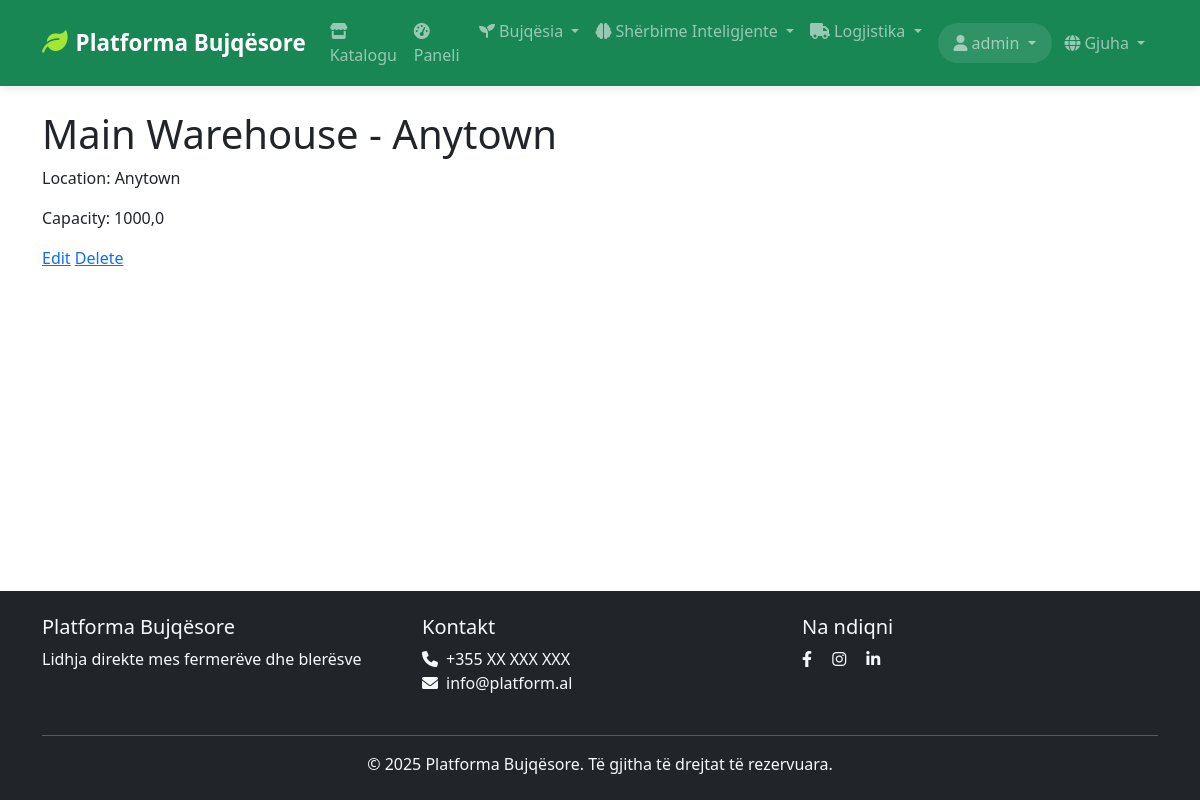
/sq/logistics/warehouses/1/ (signed in), run on the app's committed database.
### logistics/models.py (models this page shows, shortened)
class Warehouse(models.Model):
    SECURITY_LEVELS = [
        ('low', _('Low')),
        ('medium', _('Medium')),
        ('high', _('High')),
        ('maximum', _('Maximum')),
    ]
    warehouse_id = models.AutoField(primary_key=True)
    company = models.ForeignKey(TransportCompany, on_delete=models.CASCADE, related_name='warehouses')
    name = models.CharField(max_length=100, verbose_name=_('Name'))
    name_en = models.CharField(max_length=100, verbose_name=_('Name'), null=True, blank=True)
    name_sq = models.CharField(max_length=100, verbose_name=_('Name'), null=True, blank=True)
    location = models.CharField(max_length=100, verbose_name=_('Location'))
    location_en = models.CharField(max_length=100, verbose_name=_('Location'), null=True, blank=True)
    location_sq = models.CharField(max_length=100, verbose_name=_('Location'), null=True, blank=True)
    address = models.TextField(verbose_name=_('Address'))
    address_en = models.TextField(verbose_name=_('Address'), null=True, blank=True)
    address_sq = models.TextField(verbose_name=_('Address'), null=True, blank=True)
    capacity = models.FloatField(validators=[MinValueValidator(0)], verbose_name=_('Capacity (m³)'))
    current_utilization = models.FloatField(default=0, validators=[MinValueValidator(0)], verbose_name=_('Current Utilization (m³)'))
    manager = models.CharField(max_length=100, verbose_name=_('Manager'))
    manager_en = models.CharField(max_length=100, verbose_name=_('Manager'), null=True, blank=True)
    manager_sq = models.CharField(max_length=100, verbose_name=_('Manager'), null=True, blank=True)
    contact_phone = models.CharField(max_length=20, verbose_name=_('Contact Phone'))
    is_active = models.BooleanField(default=True, verbose_name=_('Is Active'))
    temperature_controlled = models.BooleanField(default=False, verbose_name=_('Temperature Controlled'))
    security_level = models.CharField(max_length=50, choices=SECURITY_LEVELS, default='medium', verbose_name=_('Security Level'))
    class Meta:
        verbose_name = _('Warehouse')
        verbose_name_plural = _('Warehouses')
    def __str__(self):
        return f"{self.name} - {self.location}"

### logistics/views.py (the view)
# urls.py: path('warehouses/<int:pk>/', views.WarehouseDetailView.as_view(), name='warehouse_detail'),
class WarehouseDetailView(LoginRequiredMixin, DetailView):
    model = Warehouse
    template_name = 'logistics/warehouse_detail.html'
    context_object_name = 'warehouse'
    def get_context_data(self, **kwargs):
        context = super().get_context_data(**kwargs)
        context['inbound_shipments'] = self.object.inbound_shipments.all()
        context['outbound_shipments'] = self.object.outbound_shipments.all()
        return context

### core/context_processors.py (called while the page is built)
def site_context(request):
    context = {
        'site_name': 'Platforma Bujqësore',
        'site_description': 'Platforma moderne për fermerët dhe blerësit',
        'current_site': Site.objects.get_current() if hasattr(Site, 'objects') else None,
    }
    if hasattr(request, 'user') and request.user.is_authenticated:
        try:
            from marketplace.models import Cart
            cart = Cart.objects.filter(user=request.user).first()
            context['cart_item_count'] = cart.item_count if cart else 0
        except:
            context['cart_item_count'] = 0
    else:
        context['cart_item_count'] = 0
    return context

### marketplace/models.py (called while the page is built)
    @property
    def item_count(self):
        return self.items.count()

### templates/logistics/warehouse_detail.html (shortened to what this page needs)
{% extends 'base.html' %}
{% block content %}
<h1>{{ warehouse }}</h1>
  <p>Location: {{ warehouse.location }}</p>
  <p>Capacity: {{ warehouse.capacity }}</p>
  <a href="{% url 'logistics:warehouse_update' pk=warehouse.pk %}">Edit</a>
  <a href="{% url 'logistics:warehouse_delete' pk=warehouse.pk %}">Delete</a>
{% endblock %}

### templates/base.html (shortened to what this page needs)
<!DOCTYPE html>
<html lang="sq">
<head>
    {% load i18n %}
    <link href="https://cdn.jsdelivr.net/npm/bootstrap@5.3.0/dist/css/bootstrap.min.css" rel="stylesheet">
    <link href="https://cdnjs.cloudflare.com/ajax/libs/font-awesome/6.0.0/css/all.min.css" rel="stylesheet">
    {% load static %}
    <link href="{% static 'css/style.css' %}" rel="stylesheet">
</head>
<body>
    <nav class="navbar navbar-expand-lg navbar-dark bg-success">
        <div class="container">
            <a class="navbar-brand" href="{% url 'home' %}">
                <i class="fas fa-leaf me-2"></i>{% trans "Platforma Bujqësore" %}
            </a>
            <div class="collapse navbar-collapse" id="navbarNav">
                <ul class="navbar-nav me-auto">
                    <li class="nav-item">
                        <a class="nav-link" href="{% url 'product:list' %}">
                            <i class="fas fa-store me-1"></i>{% trans "Katalogu" %}
                        </a>
                    </li>
                    {% if user.is_authenticated %}
                        {% if user.farmer_profile %}
                            <li class="nav-item">
                                <a class="nav-link" href="{% url 'farmer:dashboard' %}">
                                    <i class="fas fa-tachometer-alt me-1"></i>{% trans "Paneli" %}
                                </a>
                            </li>
                            <li class="nav-item dropdown">
                                <a class="nav-link dropdown-toggle" href="#" id="farmerDropdown" role="button" data-bs-toggle="dropdown">
                                    <i class="fas fa-seedling me-1"></i>{% trans "Bujqësia" %}
                                </a>
                            </li>
                            <li class="nav-item dropdown">
                                <a class="nav-link dropdown-toggle" href="#" id="smartServicesDropdown" role="button" data-bs-toggle="dropdown">
                                    <i class="fas fa-brain me-1"></i>{% trans "Shërbime Inteligjente" %}
                                </a>
                            </li>
                        {% endif %}
                        <li class="nav-item dropdown">
                            <a class="nav-link dropdown-toggle" href="#" id="logisticsDropdown" role="button" data-bs-toggle="dropdown">
                                <i class="fas fa-truck me-1"></i>{% trans "Logjistika" %}
                            </a>
                        </li>
                    {% endif %}
                </ul>
                <ul class="navbar-nav">
                    {% if user.is_authenticated %}
                        <li class="nav-item dropdown">
                            <a class="nav-link dropdown-toggle" href="#" id="userDropdown" role="button" data-bs-toggle="dropdown">
                                <i class="fas fa-user me-1"></i>{{ user.get_full_name|default:user.username }}
                            </a>
                        </li>
                        <li class="nav-item dropdown">
                            <a class="nav-link dropdown-toggle" href="#" id="languageDropdown" role="button" data-bs-toggle="dropdown">
                                <i class="fas fa-globe me-1"></i>{% trans "Gjuha" %}
                            </a>
                        </li>
                    {% endif %}
                </ul>
            </div>
        </div>
    </nav>
    <main class="container py-4">
        {% block content %}
        {% endblock %}
    </main>
    <footer class="bg-dark text-light py-4 mt-5">
        <div class="container">
            <div class="row">
                <div class="col-md-4">
                    <h5>{% trans "Platforma Bujqësore" %}</h5>
                    <p>{% trans "Lidhja direkte mes fermerëve dhe blerësve" %}</p>
                </div>
                <div class="col-md-4">
                    <h5>{% trans "Kontakt" %}</h5>
                    <ul class="list-unstyled">
                        <li><i class="fas fa-phone me-2"></i>+355 XX XXX XXX</li>
                        <li><i class="fas fa-envelope me-2"></i>info@platform.al</li>
                    </ul>
                </div>
                <div class="col-md-4">
                    <h5>{% trans "Na ndiqni" %}</h5>
                    <div class="social-links">
                        <a href="#" class="text-light me-3"><i class="fab fa-facebook-f"></i></a>
                        <a href="#" class="text-light me-3"><i class="fab fa-instagram"></i></a>
                        <a href="#" class="text-light"><i class="fab fa-linkedin-in"></i></a>
                    </div>
                </div>
            </div>
            <hr class="mt-4">
            <div class="text-center">
                <p class="mb-0">&copy; {% now "Y" %} {% trans "Platforma Bujqësore" %}. {% trans "Të gjitha të drejtat të rezervuara." %}</p>
            </div>
        </div>
    </footer>
</body>
</html>

### static/css/style.css (style rules this page uses)
:root { --primary-color: #198754; --secondary-color: #6c757d; --light-bg: #f8f9fa; }
body { min-height: 100vh; display: flex; flex-direction: column; }
main { flex: 1; }
.navbar-brand i { color: #a3e635; }
footer { background-color: #343a40; }
.social-links a { transition: color 0.2s; }
.navbar { box-shadow: 0 2px 10px rgba(0,0,0,0.1); transition: all 0.3s ease; }
.navbar-brand { font-weight: 600; font-size: 1.4rem; }
.navbar-brand i { color: #a3e635; font-size: 1.6rem; }
.navbar-nav .nav-link { position: relative; transition: all 0.3s ease; font-weight: 500; padding: 0.7rem 1rem; }
.navbar-nav .nav-link i { transition: all 0.3s ease; }
#userDropdown { background: rgba(255,255,255,0.1); border-radius: 25px; padding: 0.5rem 1rem; margin-left: 0.5rem; }
#languageDropdown { border-radius: 20px; padding: 0.5rem 0.8rem; }
html { scroll-behavior: smooth; }

### data on the page
Warehouse: name+location "Main Warehouse - Anytown", location "Anytown", capacity "1000,0"

### other printed values
{{ user.get_full_name|default:user.username }} "admin"
